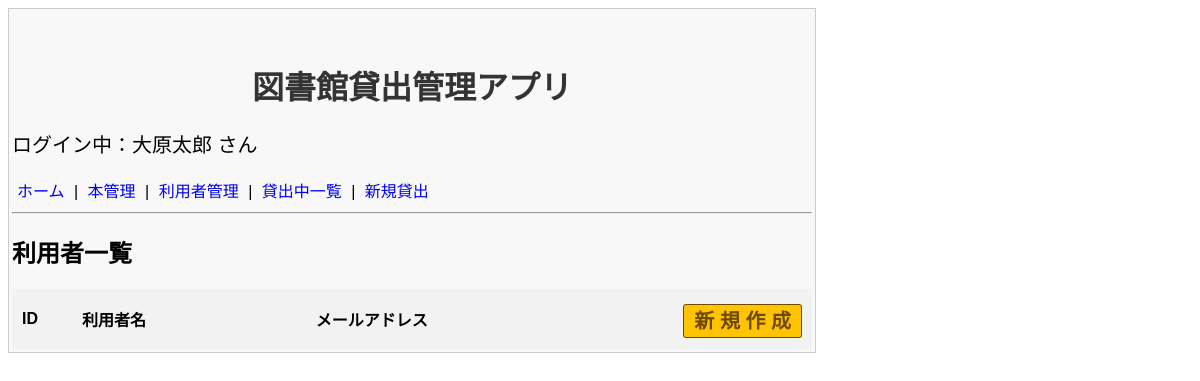
The app's page /users/, older data.
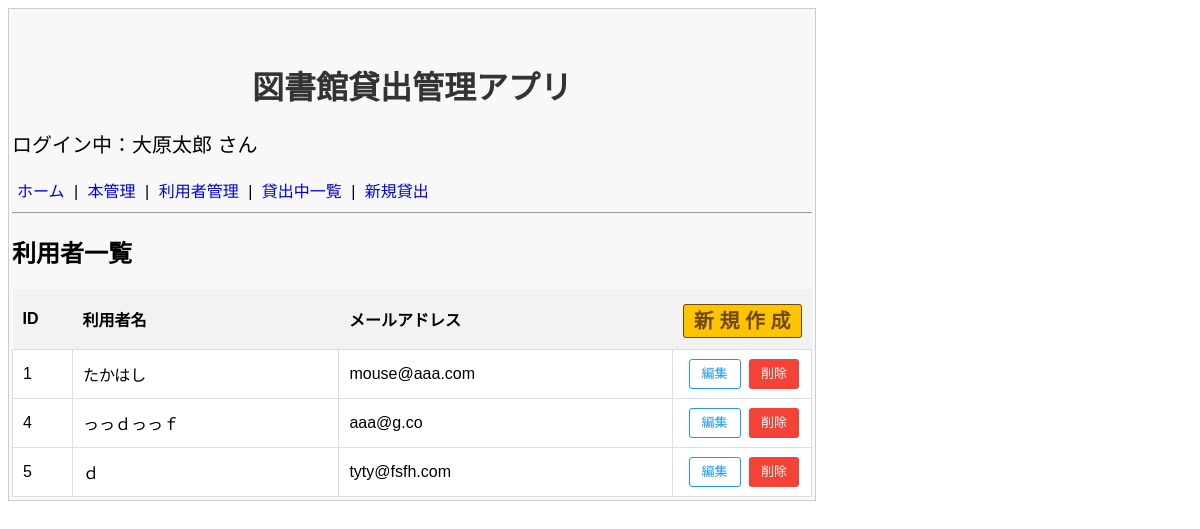
The same page, newer data.
### models.py (models this page shows, shortened)
class User(db.Model):
    __tablename__ = 'users'
    user_id = db.Column(db.Integer, primary_key=True, autoincrement=True)
    name = db.Column(db.String(200), nullable=False)
    email = db.Column(db.String(200), nullable=False)

### application/users/views.py (the view)
@users_blueprint.route('/')
def index():
    edit_id = request.args.get('edit_id', type=int)
    list_users = User.query.all()
    form = UserForm()
    return render_template('users/list.html',
                           list_users=list_users,
                           edit_id=edit_id,
                           form=form)

### application/users/forms.py
class UserForm( FlaskForm ):
    name = StringField('お名前',
                       validators=[DataRequired(message="名前は必須です")])
    email = EmailField('メールアドレス',
                       validators=[DataRequired(message="メールアドレスは必須です"),
                        Email(message="正しいメールアドレスを入力してください")])
    submit = SubmitField('登録する')

### templates/users/list.html (shortened to what this page needs)
{% extends "base.html" %}
{% block content %}
    <h2>利用者一覧</h2>
    <table class="user-table">
        <colgroup>
            <col style="width: 60px;">
            <col class="col-name">
            <col class="col-name">
            <col style="width: 130px;">
        </colgroup>
        <thead>
            <tr>
                <th>ID</th>
                <th>利用者名</th>
                <th>メールアドレス</th>
                <th class="actions"><a href="{{ url_for('users.new_user') }}" class="shinki-button">新 規 作 成</a></th>
            </tr>
        </thead>
        <tbody>
            {% for user in list_users %}
            <tr>
                <td>{{ user.user_id }}</td>
                {% if user.user_id == edit_id %}
                    <td>
                        <input type="text" name="name" form="form-{{user.user_id}}"
                            value="{{ form.name.data if form.name.data else user.name }}" class="table-input">
                        {% for error in form.name.errors %}<br><span class="error">{{ error }}</span>{% endfor %}
                    </td>
                    <td>
                        <input type="email" name="email" form="form-{{user.user_id}}"
                            value="{{ form.email.data if form.email.data else user.email }}" class="table-input">
                        {% for error in form.email.errors %}<br><span class="error">{{ error }}</span>{% endfor %}
                    </td>
                    <td class="actions">
                        <form id="form-{{user.user_id}}" action="{{ url_for('users.update_user', user_id=user.user_id) }}" method="POST">
                            {{ form.hidden_tag() }}
                            <input type="submit" value="確定" class="confirm-button">
                            <a href="{{ url_for('users.index') }}" class="cancel-link">キャンセル</a>
                        </form>
                    </td>
                {% else %}
                    <td>{{ user.name }}</td>
                    <td>{{ user.email }}</td>
                    <td class="actions">
                        <a href="{{ url_for('users.index', edit_id=user.user_id) }}" class="edit-button">編集</a>
                        <form action="{{ url_for('users.delete_user', user_id=user.user_id) }}" method="POST" style="display: inline;">
                            <input type="submit" value="削除" class="delete-button" onclick="return confirm('本当に削除しますか？')">
                        </form>
                    </td>
                {% endif %}
            </tr>
            {% endfor %}
        </tbody>
    </table>
{% endblock %}

### templates/base.html (shortened to what this page needs)
<!DOCTYPE html>
<html lang="ja">
<head>
    <link rel="stylesheet" href="{{ url_for('static', filename='style.css') }}">
</head>
<body>
    <div class="container">
        <h1>図書館貸出管理アプリ</h1>
        <p>ログイン中：大原太郎 さん</p>
        <nav class="header-nav">
            <a href="{{ url_for('show_home') }}">ホーム</a> |
            <a href="{{ url_for('books.index') }}">本管理</a> |
            <a href="{{ url_for('users.index') }}">利用者管理</a> |
            <a href="#">貸出中一覧</a> |
            <a href="#">新規貸出</a>
        </nav>
        <hr>
        {% block content %}{% endblock %}
    </div>
</body>
</html>

### static/style.css (style rules this page uses)
.container { background-color: #f8f8f8; max-width: 800px; padding: 3px; font-family: Arial, sans-serif; }
h1 { color: #333; text-align: center; margin-top: 50px; }
div { background-color: white; border: 1px solid #ccc; margin-bottom: 10px; padding: 10px; }
p { font-size: 20px; }
.delete-button { background-color: #f44336; color: white; border: none; padding: 5px 10px; border-radius: 3px; cursor: pointer; font-size: 14px; margin-top: 5px; }
.user-table { width: 100%; border-collapse: collapse; margin-top: 20px; background-color: white; }
.user-table td { border: 1px solid #ddd; padding: 0 10px; height: 48px; vertical-align: middle; }
.user-table th { background-color: #f2f2f2; padding: 10px; height: 40px; text-align: left; }
.actions { text-align: right; white-space: nowrap; }
.delete-button { background-color: #f44336; color: white; border: none; padding: 5px 10px; border-radius: 3px; cursor: pointer; font-size: 14px; }
.edit-button { background-color: #ffffff; color: #2196F3; border: 1px solid #2196F3; padding: 5px 10px; border-radius: 3px; text-decoration: none; font-size: 14px; display: inline-block; cursor: pointer; }
.actions form { display: inline-flex; align-items: center; margin: 0; vertical-align: middle; }
.shinki-button { background-color: rgb(255, 196, 0); color: rgb(112, 73, 0); border: 1px solid #6e4b00; padding: 5px 10px; border-radius: 3px; font-size: 20px; cursor: pointer; text-decoration: none; }
.edit-button, .confirm-button, .delete-button { height: 30px; line-height: 28px; padding: 0 12px; display: inline-block; box-sizing: border-box; font-size: 13px; vertical-align: middle; margin: 0 2px; text-align: center; }
.header-nav { margin-bottom: 10px; }
.header-nav a { text-decoration: none; color: #0000EE; margin: 0 5px; }

Row changes from the older to the newer data that the page shows:
added User: user_id "1", name "たかはし", email "mouse@aaa.com"
added User: user_id "4", name "っっｄっっｆ", email "aaa@g.co"
added User: user_id "5", name "ｄ", email "tyty@fsfh.com"
